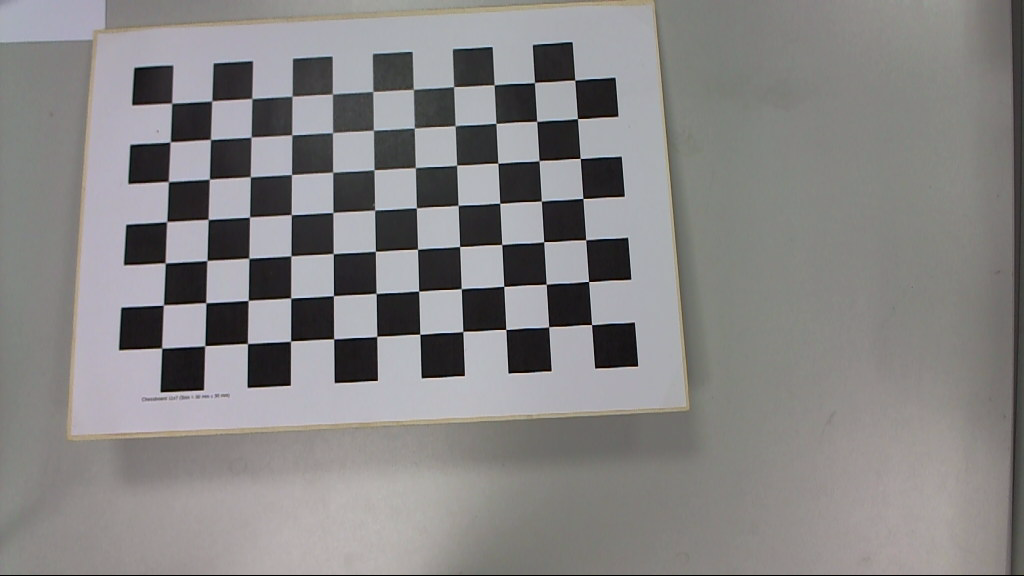
#> input picture data/imgs/leftcamera/Im_L_10.png, 1024 x 576 px; its folder holds only this picture in this run
$ jupyter execute --allow-errors zhang_method.ipynb
#> lines starting #> are read from the running program, lines starting #| are printed output that depends on the picture; after the words box and inside, x2 and y2 are one past the last pixel; in counts of white or black regions, pixels touching at a corner belong together
## Implementation of Zhang's camera calibration method

## Main steps

1) Data & homographies

* Detect and refine pattern corners (compute_H).
* For each view compute homography H between board plane and image. The notebook stores H in H_matrices and the corresponding image points in img_points.

2) Linear intrinsic estimation from homographies (find_K)

* For each homography H construct two constraint rows using v_ij.
* Stack rows into matrix V and solve Vb = 0 via SVD. b (6 entries) parameterizes symmetric matrix B.
* Recover K from B using the relation B = K^{-T} K^{-1} using Cholesky decomposition.

3) Extrinsics from K and H (find_E)

* For each H, compute K^{-1} H = [r1' r2' t'] up to scale.
* Compute scale λ = 1 / mean(||K^{-1} h1||, ||K^{-1} h2||).
* r1 = λ K^{-1} h1, r2 = λ K^{-1} h2, r3 = r1 × r2, t = λ K^{-1} h3.
* Orthonormalize R via SVD (U V^T) to ensure proper rotation (det=1).

4) Distortion & refinement

* Initial K and extrinsics ignore lens distortion. Estimate distortion parameters (Brown–Conrady model: k1,k2,k3 radial and p1,p2 tangential) by least-squares from residuals in normalized coordinates.
* Nonlinear refinement: jointly optimize K, distortion, and per-view extrinsics to minimize reprojection error with scipy.optimize.least_squares.

### Initial estimation of intrinsic and extrinsic parameters

[cell 1]
import cv2
import os
import glob
import matplotlib.pyplot as plt
import numpy as np
from numpy.linalg import svd
import cv2
import numpy as np
from scipy.optimize import least_squares

[cell 2]
def get_img_paths(images_path: str) -> list[str]:
    """Helper function to get image path from a folder."""
    patterns = ['*.jpg', '*.jpeg', '*.png']
    images_list = []
    for pattern in patterns:
        images_list.extend(glob.glob(os.path.join(images_path, pattern)))
    return images_list

[cell 3]
def get_world_coordinates(pattern_size: tuple[int, int], square_size: int) -> np.ndarray:
    """Function to get chessboard corners' coordinates in the real world."""
    n_corners = pattern_size[0] * pattern_size[1]
    world_X, world_Y = np.meshgrid(range(pattern_size[0]), range(pattern_size[1]))
    world_X = world_X.reshape(n_corners, 1)
    world_Y = world_Y.reshape(n_corners, 1)

    # Corners coordinates in the real world
    return np.array(np.hstack((world_X, world_Y, np.zeros((world_X.shape))), dtype=np.float32)) * square_size


def get_v(h: np.ndarray, i: int, j: int) -> np.ndarray:
    """
    Helper function to get v[i][j].

    h, i, j are all zero-indexed
    """
    v_ij = np.array([
        h[0, i] * h[0, j],
        h[0, i] * h[1, j] + h[1, i] * h[0, j],
        h[2, i] * h[0, j] + h[0, i] * h[2, j],
        h[1, i] * h[1, j],

        h[2, i] * h[1, j] + h[1, i] * h[2, j],
        h[2, i] * h[2, j]
    ])
    return v_ij

def get_B(b: np.ndarray) -> np.ndarray:
    """Helper function to get symmetric B matrix from 6 b's."""
    b_11 = b[0]
    b_12 = b[1]
    b_13 = b[2]
    b_22 = b[3]
    b_23 = b[4]
    b_33 = b[5]

    return np.array([
        [b_11, b_12, b_13],
        [b_12, b_22, b_23],
        [b_13, b_23, b_33]
    ], dtype=np.float32)

def compute_H(img_path: str,
              pattern_size: tuple[int, int],
              world_coordinates: np.ndarray,
              show_images: bool = False) -> tuple[list[np.ndarray], list[np.ndarray]]:
    """
    Function to compute H matrix for every image.

    Returns list of H matrices and list of image points.
    """
#> called with img_path = '../data/imgs/leftcamera', pattern_size = (11, 7), world_coordinates = array of shape (77, 3), show_images = True
    img_list = get_img_paths(img_path)

    term_criterion = (cv2.TERM_CRITERIA_EPS + cv2.TERM_CRITERIA_MAX_ITER, 30, 0.001)
    H_matrices, img_points = [], []

    for image_name in img_list:
        img_rgb = cv2.imread(image_name)
#> img_rgb is the input picture: shape (576, 1024, 3); mean B, G, R 132.5, 132.7, 134.4
        img_grey = cv2.cvtColor(img_rgb, cv2.COLOR_BGR2GRAY)

        ok, corners = cv2.findChessboardCorners(img_grey, pattern_size, None)
#> ok = True; corners = 77 rows, first 8: [171.7, 103.2], [211.8, 100.8], [251.9, 98.5], [292, 96.07], [332.5, 93.95], [372.9, 91.43], [413.4, 89.45], [453.6, 86.58]

        if not ok: continue

        refined_corners = cv2.cornerSubPix(img_grey, corners, pattern_size, (-1, -1), term_criterion)
#> refined_corners = 77 rows, first 8: [171.7, 103.1], [211.8, 100.9], [251.8, 98.5], [292.1, 96.26], [332.3, 94.06], [372.8, 91.45], [413.3, 89.41], [453.6, 86.61]
        refined_corners = refined_corners.reshape(-1, 2)
#> refined_corners = 77 pairs, first value 161.7 to 591.6, second value 80.09 to 348.1
        img_points.append(refined_corners)

        H, _ = cv2.findHomography(world_coordinates, refined_corners, cv2.RANSAC, 5.0)
#> H = [[1.34, -0.109, 171.3], [-0.0764, 1.24, 103], [-7.99e-06, -0.000343, 1]]
        if H is None: continue

        H = H.astype(np.float32)
        if abs(H[2, 2]) > 0:
            H = H / H[2, 2]
        H_matrices.append(H)

        # Show picture of chessboard corners
        if show_images:
            cv2.drawChessboardCorners(img_rgb, pattern_size, refined_corners, True)
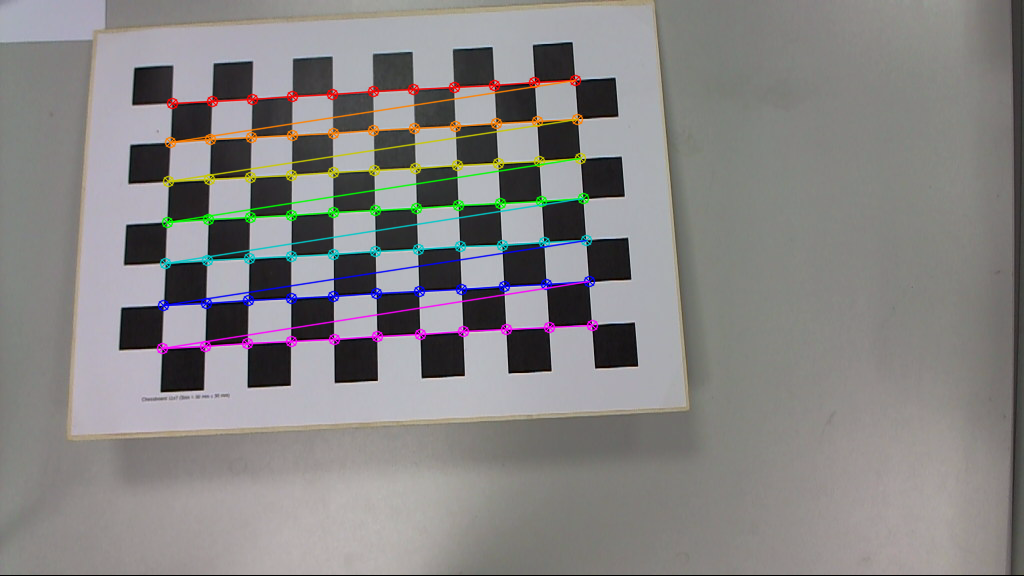
#> img_rgb: shape (576, 1024, 3); 3.73% of pixels changed, all inside (x1, y1, x2, y2) = (156, 74, 599, 355)
            cv2.imshow('img', img_rgb)
            cv2.waitKey(400)

    cv2.destroyAllWindows()

    return H_matrices, img_points

def find_K(H_matrices: list[np.ndarray]) -> np.ndarray:
    """Function to find matrix K from H matrices."""
    V = []

    for h in H_matrices:
        v_12 = get_v(h, 0, 1)
        v_11 = get_v(h, 0, 0)
        v_22 = get_v(h, 1, 1)

        V.append(v_12.T)
        V.append(v_11.T - v_22.T)

    V = np.asarray(V, dtype=np.float32)
    U_, sigma, V_ = svd(V)
    b = V_[-1, :] # vector corresponding the the lowest eigenvalue

    B = get_B(b)
    # B = 0.5 * (B + B.T)

    # Ensure overall sign so diagonal is positive (b is up to scale)
    if B[0, 0] < 0: B = -B

    # Try Cholesky on B (we want R upper s.t. R.T @ R = B -> K_inv = R -> K = inv(R))
    L = np.linalg.cholesky(B)  # L @ L.T = B
    K = np.linalg.inv(L.T)
    K = K / K[2, 2]
    if K[0, 0] < 0: K = -K

    return K


# [53 lines left out: function find_E, not called in this run]

[cell 4]
img_path = '../data/imgs/leftcamera'
pattern_size = (11, 7)
square_size = 30
show_images = True
show_progress = 2 # for the refinement step


n_corners = pattern_size[0] * pattern_size[1]

# Corners coordinates in the real world
world_coordinates = get_world_coordinates(pattern_size, square_size)
H_matrices, img_points = compute_H(img_path, pattern_size, world_coordinates, show_images)
#> H_matrices = [[[1.34, -0.109, 171.3], [-0.0764, 1.24, 103], [-7.99e-06, -0.000343, 1]]]; img_points = 1 point arrays, longest 77 points

#> (the rest of this cell did not finish here and is left out)

#> the loop in find_K, `for h in H_matrices:` made 1 pass
#> (v_12, v_11, v_22) on pass 1: ([-0.145, 1.67, -0.000458, -0.0949, 1.63e-05, 2.74e-09], [1.8, -0.205, -2.14e-05, 0.00584, 1.22e-06, 6.39e-11], [0.0118, -0.27, 7.44e-05, 1.54, -0.000852, 1.17e-07])
#> after the loop in find_K, `for h in H_matrices:`: V = [[-0.145, 1.67, -0.000458, -0.0949, 1.63e-05, 2.74e-09], [1.79, 0.0649, -9.58e-05, -1.54, 0.000853, -1.17e-07]]
#> in find_K, `U_, sigma, V_ = svd(V)`: U_ = [[-0.00183, 1], [1, 0.00183]]; sigma = [2.36, 1.68]; V_ = [[0.757, 0.0262, -4.03e-05, -0.653, 0.000362, -4.98e-08], [-0.0845, 0.995, -0.000273, -0.0581, 1.06e-05, 1.5e-09], [-3.76e-05, 0.000265, 1, -9.47e-05, 4.97e-08, -6.46e-12], [0.648, 0.0991, 6.96e-05, 0.756, 0.000142, -2.05e-08], [-0.000365, -3.41e-05, -4.22e-08, 0.000129, 1, 1.1e-11], [5.11e-08, 1.85e-09, 6.3e-12, -1.69e-08, 9.96e-12, 1]]
#> in find_K, `b = V_[-1, :]`: b = [5.11e-08, 1.85e-09, 6.3e-12, -1.69e-08, 9.96e-12, 1]
#> in get_B, `b_11 = b[0]`: b_11 = 5.11e-08
#> in get_B, `b_12 = b[1]`: b_12 = 1.85e-09
#> in get_B, `b_13 = b[2]`: b_13 = 6.3e-12
#> in get_B, `b_22 = b[3]`: b_22 = -1.69e-08
#> in get_B, `b_23 = b[4]`: b_23 = 9.96e-12
#> in get_B, `b_33 = b[5]`: b_33 = 1
#> in find_K, `B = get_B(b)`: B = [[5.11e-08, 1.85e-09, 6.3e-12], [1.85e-09, -1.69e-08, 9.96e-12], [6.3e-12, 9.96e-12, 1]]
E = find_E(H_matrices, K) # extrinsics

print("Initial K:\n", K)
print("Initial E (for the first image):\n", E[0])

### Refinement of extrinsic and intrinsic parameters

[cell 5]
# [91 lines left out: functions _pack_params, _unpack_params, _reprojection_residuals, not called in this run]

[cell 6]
# [52 lines left out: function refine_camera_parameters, not called in this run]

#> (a cell that did not finish here is left out)

### Calculate reprojection error

[cell 8]
mean_error = 0
img_list = get_img_paths(img_path)
